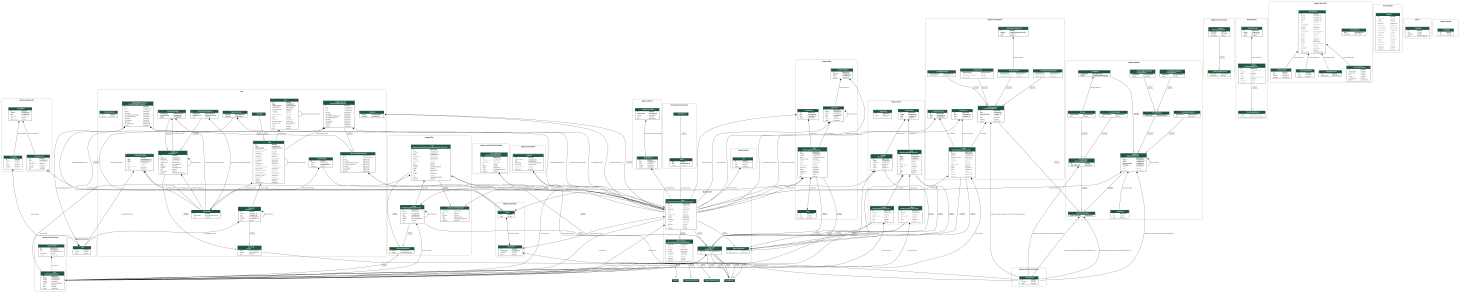
#> input picture models.png, 14677 x 2928 px (shown at 1/10 size)
$ python -i files.py   (imports and definitions only)
#> lines starting #> are read from the running program, lines starting #| are printed output that depends on the picture
import os
from io import BytesIO

from django.contrib.auth import get_user_model
from PIL import Image


def crop_image(image_path: str, length: int = 500):
    """Makes image's thumbnail bt given parameters. By default, crops to 500x500"""
#> called with image_path = '../../models.png', length = 500
    image = Image.open(image_path)
#> image is the input picture: PIL image 14677x2928 RGB; mean R, G, B 247.8, 248.7, 248.2
    blob = BytesIO()

    try:
        if image.size[0] < image.size[1]:
            # The image is in portrait mode. Height is bigger than width.

            # This makes the width fit the LENGTH in pixels while conserving the ration.
            resized_image = image.resize(
                (length, int(image.size[1] * (length / image.size[0])))
            )

            # Amount of pixel to lose in total on the height of the image.
            required_loss = resized_image.size[1] - length

            # Crop the height of the image so as to keep the center part.
            resized_image = resized_image.crop(
                box=(
                    0,
                    int(required_loss / 2),
                    length,
                    int(resized_image.size[1] - required_loss / 2),
                )
            )
        else:
            # This image is in landscape mode or already squared. The width is bigger than the heihgt.

            # This makes the height fit the LENGTH in pixels while conserving the ration.
            resized_image = image.resize(
                (int(image.size[0] * (length / image.size[1])), length)
            )
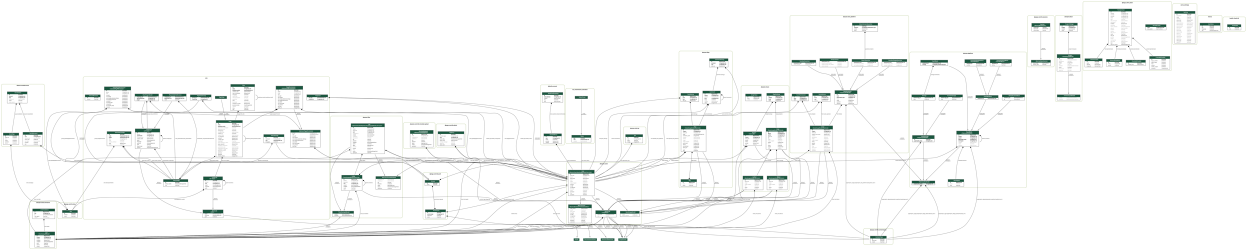
#> resized_image: PIL image 2506x500 RGB (shown at 1/2 size); mean R, G, B 247.6, 248.5, 248

            # Amount of pixel to lose in total on the width of the image.
            required_loss = resized_image.size[0] - length
#> required_loss = 2006

            # Crop the width of the image so as to keep 1080 pixels of the center part.
            resized_image = resized_image.crop(
                box=(
                    int(required_loss / 2),
                    0,
                    int(resized_image.size[0] - required_loss / 2),
                    length,
                )
            )
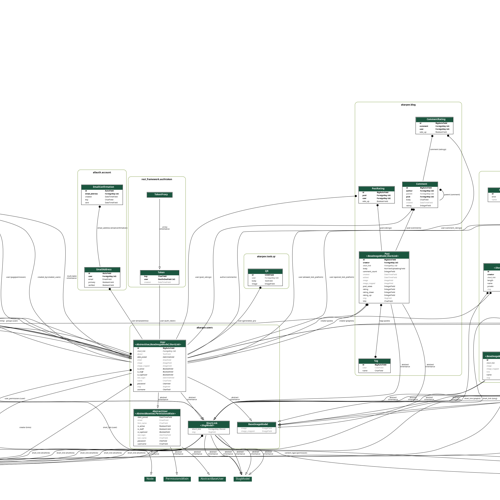
#> resized_image: PIL image 500x500 RGB; mean R, G, B 246.8, 247.7, 247.2
        resized_image.save(blob, "PNG")
    except OSError:
        print("Can't crop")
    return blob


def user_file_upload_mixin(instance, filename):
    """stores user uploaded files at their folder in media dir"""
    username = ""
    try:
        if isinstance(instance, get_user_model()):
            username = instance.username + "/"
        elif hasattr(instance, "user"):
            username = instance.user.username + "/"
        elif hasattr(instance, "creator"):
            username = instance.creator.username + "/"
    except AttributeError:
        username = "__all"

    return os.path.join(f"uploads/{username}", filename)

>>> result = crop_image('../../models.png')
